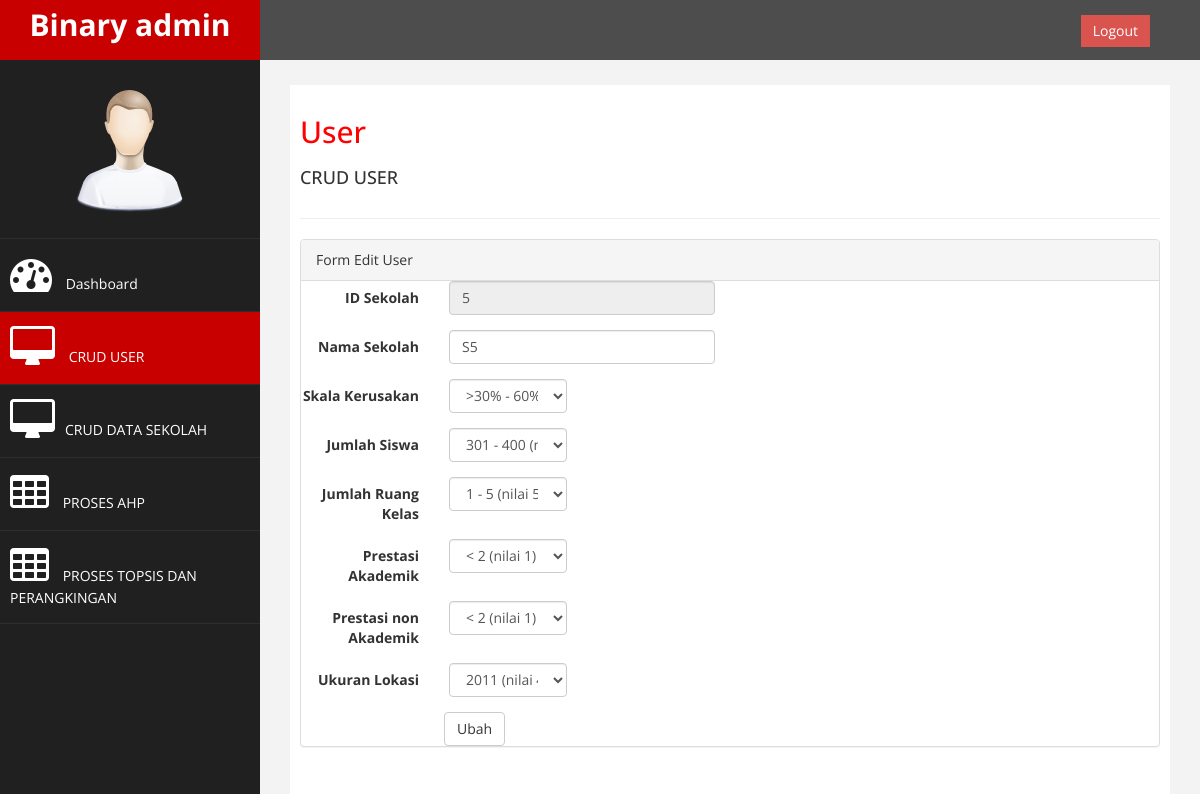
/proses/edit-sekolah.php?id=5, run on the app's committed database.
### tables this page shows
CREATE TABLE `data_sekolah` (
  `id_sekolah` int(2) NOT NULL AUTO_INCREMENT,
  `nama_sekolah` varchar(35) NOT NULL,
  `skala` int(1) NOT NULL,
  `siswa` int(1) NOT NULL,
  `kelas` int(1) NOT NULL,
  `akademik` int(1) NOT NULL,
  `nonakademik` int(1) NOT NULL,
  `bantuanakhir` int(1) NOT NULL,
  `jumlahkelas` int(3) DEFAULT NULL,
  `jumlahrombel` int(3) DEFAULT NULL,
  PRIMARY KEY (`id_sekolah`)
);

### proses/edit-sekolah.php (the view, shortened to what this page needs)
<!DOCTYPE html>
<html xmlns="http://www.w3.org/1999/xhtml">
<head>
    <link href="../assets/css/bootstrap.css" rel="stylesheet" />
    <link href="../assets/css/font-awesome.css" rel="stylesheet" />
    <link href="../assets/css/custom.css" rel="stylesheet" />
</head>
<body>
    <div id="wrapper">
        <nav class="navbar navbar-default navbar-cls-top " role="navigation" style="margin-bottom: 0">
            <div class="navbar-header">
                <a class="navbar-brand" href="index.html">Binary admin</a>
            </div>
  <div style="color: white;
padding: 15px 50px 5px 50px;
float: right;
font-size: 16px;"> <a href="login.php" class="btn btn-danger square-btn-adjust">Logout</a> </div>
        </nav>
                <nav class="navbar-default navbar-side" role="navigation">
            <div class="sidebar-collapse">
                <ul class="nav" id="main-menu">
				<li class="text-center">
                    <img src="../assets/img/find_user.png" class="user-image img-responsive"/>
					</li>
                   <li>
                        <a  href="index.php" ><i class="fa fa-dashboard fa-3x"></i> Dashboard</a>
                    </li>
                      <li>
                        <a  href="cruduser.php" class="active-menu"><i class="fa fa-desktop fa-3x"></i> CRUD USER</a>
                    </li>
                    <li>
                        <a  href="crudsekolah.php"><i class="fa fa-desktop fa-3x"></i>CRUD DATA SEKOLAH</a>
                    </li>
						   <li  >
                        <a  href="#"><i class="fa fa-table fa-3x"></i> PROSES AHP</a>
                    </li>
                      <li  >
                        <a  href="#"><i class="fa fa-table fa-3x"></i> PROSES TOPSIS DAN PERANGKINGAN</a>
                    </li>
                   </ul>
            </div>
        </nav>
        <div id="page-wrapper" >
            <div id="page-inner">
                <div class="row">
                    <div class="col-md-12">
                     <h2>User</h2>
                        <h4>CRUD USER</h4>
						</div>
                </div>
                 <hr />
				  <div class="row">
                <div class="col-md-12">
                    <div class="panel panel-default">
                        <div class="panel-heading">
                           Form Edit User
						</div>
						 	<?php
	$id = $_GET['id'];
	$show = mysql_query("SELECT * FROM data_sekolah WHERE id_sekolah='$id'");
	if(mysql_num_rows($show) == 0){
	}else{
		$record = mysql_fetch_assoc($show);
	}
	?>
			<form role="form" action="edit-sekolah-proses.php" method="post" class="form-horizontal">
        		<div class="form-group">
            		<label for="idsekolah" class="control-label col-md-2">ID Sekolah</label>
            		<div class="col-sm-4">
						<input type="text" name="idsekolah" value="<?php echo $record['id_sekolah']; ?>" class="form-control" readonly="readonly">
					</div>
        		</div>
				<div class="form-group">
            		<label for="namasekolah" class="control-label col-md-2">Nama Sekolah</label>
            		<div class="col-sm-4">
						<input type="text" name="namasekolah" value="<?php echo $record['nama_sekolah']; ?>" class="form-control">
					</div>
        		</div>
				<div class="form-group">
        			<label for="single_select" class="control-label col-md-2">Skala Kerusakan</label>
					<div class="col-sm-2">
        			<select name="skala" class="form-control">
            			<option value="3" <?php if($record['skala'] == '3'){ echo 'selected'; } ?>> >30% - 60% (nilai 3)</option>
            		</select>
					</div>
    			</div>
				<div class="form-group">
        			<label for="single_select" class="control-label col-md-2">Jumlah Siswa</label>
					<div class="col-sm-2">
        			<select name="jumlahsiswa" class="form-control">
						<option value="4" <?php if($record['siswa'] == '4'){ echo 'selected'; } ?>> 301 - 400 (nilai 4)</option>
            		</select>
					</div>
    			</div>
				<div class="form-group">
        			<label for="single_select" class="control-label col-md-2">Jumlah Ruang Kelas</label>
					<div class="col-sm-2">
        			<select name="jumlahkelas" class="form-control">
            			<option value="5" <?php if($record['kelas'] == '5'){ echo 'selected'; } ?>> 1 - 5 (nilai 5)</option>
            		</select>
					</div>
    			</div>
				<div class="form-group">
        			<label for="single_select" class="control-label col-md-2">Prestasi Akademik</label>
					<div class="col-sm-2">
        			<select name="akademik" class="form-control">
            			<option value="1" <?php if($record['akademik'] == '1'){ echo 'selected'; } ?>>< 2 (nilai 1)</option>
            		</select>
					</div>
    			</div>
				<div class="form-group">
        			<label for="single_select" class="control-label col-md-2">Prestasi non Akademik</label>
					<div class="col-sm-2">
        			<select name="nonakademik" class="form-control">
            			<option value="1" <?php if($record['nonakademik'] == '1'){ echo 'selected'; } ?>>< 2 (nilai 1)</option>
            		</select>
					</div>
    			</div>
				<div class="form-group">
        			<label for="single_select" class="control-label col-md-2">Ukuran Lokasi</label>
					<div class="col-sm-2">
        			<select name="bantuan" class="form-control">
            			<option value="4" <?php if($record['bantuanakhir'] == '4'){ echo 'selected'; } ?>> 2011 (nilai 4)</option>
            		</select>
					</div>
    			</div>
        		<div class="col-md-offset-2">
					<button type="submit" class="btn btn-default" name="ubah">Ubah</button>
				</div>
    		</form>
            </div>
        </div>
</body>
</html>

### assets/css/custom.css (style rules this page uses)
body { font-family: 'Open Sans', sans-serif; }
#wrapper { width: 100%; background:#202020; }
#page-wrapper { padding: 15px 15px; min-height: 600px; background:#F3F3F3; }
#page-inner { width:100%; margin:10px 20px 10px 0px; background-color:#fff!important; padding:10px; min-height:1200px; }
.text-center { text-align:center; }
h2 { color: #f00; }
h4 { padding-top:10px; }
.square-btn-adjust { border: 0px solid transparent; -webkit-border-radius: 0px; -moz-border-radius: 0px; border-radius: 0px; }
.user-image { margin: 25px auto; -webkit-border-radius: 10px; -moz-border-radius: 10px; border-radius: 10px; max-height:170px; max-width:170px; }
.navbar-cls-top .navbar-brand { color: #fff; background: #C90000; width: 260px; text-align: center; height: 60px; font-size: 30px; font-weight: 700; }
.active-menu { background-color:#C90000!important; }
.sidebar-collapse , .sidebar-collapse .nav { background:none; }
.sidebar-collapse .nav { padding:0; }
.sidebar-collapse .nav > li > a { color:#fff; background:#202020; text-shadow:none; }
.sidebar-collapse > .nav > li > a { padding:15px 10px; }
.sidebar-collapse > .nav > li { border-bottom: 1px solid rgba(107, 108, 109, 0.19); }
.navbar-side { border:none; background-color: #202020; }
.navbar-cls-top { background:#4D4D4D; border-bottom:none; }
.navbar-default { border:0px solid black; }
.navbar-header { background: #A70303; }
.nav > li > a > i { margin-right:10px; }
@media (min-width:768px) { #page-wrapper { margin: 0 0 0 260px; padding: 15px 30px; min-height: 1200px; } }
@media (min-width:768px) { .navbar-side { z-index: 1; position: absolute; width: 260px; } }
@media (min-width:768px) { .navbar { border-radius: 0px; } }

### data on the page
data_sekolah: idsekolah "5", namasekolah "S5", skala ">30% - 60% (nilai 3)", jumlahsiswa "301 - 400 (nilai 4)", jumlahkelas "1 - 5 (nilai 5)", akademik "< 2 (nilai 1)", nonakademik "< 2 (nilai 1)", bantuan "2011 (nilai 4)"
